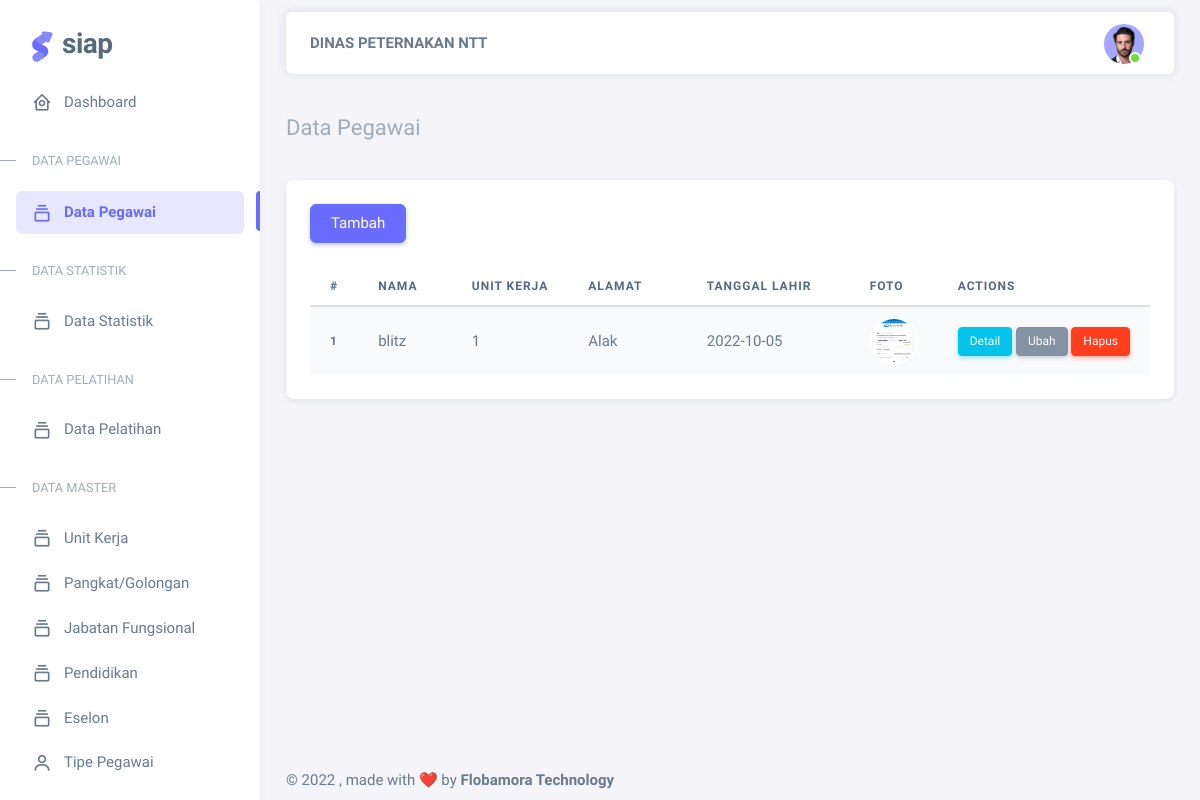
/data-pegawai, run on the app's committed database.
### tables this page shows
CREATE TABLE `tbl_pegawai` (
  `id_pegawai` int(11) NOT NULL,
  `nama_pegawai` varchar(50) NOT NULL,
  `nip` varchar(20) NOT NULL,
  `pangkat` varchar(5) NOT NULL,
  `tmt` date NOT NULL,
  `gaji_pokok` varchar(15) NOT NULL,
  `pejabat` varchar(50) NOT NULL,
  `nomor_sk` varchar(25) NOT NULL,
  `tanggal_sk` date NOT NULL,
  `tipe_pegawai` varchar(5) NOT NULL,
  `nomor_kartu` int(11) NOT NULL,
  `tempat_lahir` varchar(50) NOT NULL,
  `tanggal_lahir` date NOT NULL,
  `jk` char(1) NOT NULL,
  `agama` char(1) NOT NULL,
  `status_nikah` char(1) NOT NULL,
  `alamat` varchar(50) NOT NULL,
  `no_hp` varchar(15) NOT NULL,
  `email` varchar(50) NOT NULL,
  `password` varchar(25) NOT NULL,
  `eselon` varchar(10) NOT NULL,
  `jabatan` varchar(20) NOT NULL,
  `pendidikan` varchar(25) NOT NULL,
  `unit_kerja` varchar(25) NOT NULL,
  `foto` varchar(250) NOT NULL
);

### application/controllers/DataPegawaiController.php (called while the page is built, shortened)
<?php
class DataPegawaiController extends CI_Controller {
	public function __construct()
	{
		$this->load->model('PegawaiModel');
		$this->load->library('form_validation');
		$this->load->library('session');
	}
	public function dataPegawai()
	{
        $data['pegawai']=$this->PegawaiModel->getAllPegawai()->result_array();
		$this->load->view('data_pegawai/list',$data);
	}
}

### index.php (called while the page is built, shortened)
<?php
require_once BASEPATH.'core/CodeIgniter.php';

### application/models/PegawaiModel.php (called while the page is built, shortened)
<?php
class PegawaiModel extends CI_model
{
    public function getAllPegawai()
    {
        $q = $this->db->query("SELECT * FROM tbl_pegawai ORDER BY nama_pegawai ASC ");
		return $q;
    }
}

### application/views/data_pegawai/list.php (the view, shortened to what this page needs)
<div class="content-wrapper">
    <div class="container-xxl flex-grow-1 container-p-y">
        <h4 class="fw-semibold py-3 mb-4"><span class="text-muted fw-light">Data Pegawai</h4>
        <div class="row g-0">
            <div class="col-12">
                <div class="card p-4">
                    <div class="col-12">
                        <a href="<?= base_url('tambah-pegawai'); ?>" class="btn btn-primary">Tambah</a>
                    </div>
                    <div class="col-12 mt-4">
                        <div class="table-responsive text-nowrap">
                        <table class="table table-striped" id="mytable"">
                            <thead>
                            <tr>
                                <th>#</th>
                                <th>Nama</th>
                                <th>Unit Kerja</th>
                                <th>Alamat</th>
                                <th>Tanggal Lahir</th>
                                <th>Foto</th>
                                <th>Actions</th>
                            </tr>
                            </thead>
                            <tbody class="table-border-bottom-0">
                            <?php
                            $i = 1;
                            foreach ($pegawai as $d) : ?>
                                <tr>
                                    <th scope="row"><?= $i ?></th>
                                    <td width="200"><?= $d['nama_pegawai'] ?></td>
                                    <td width="100"><?= $d['unit_kerja'] ?></td>
                                    <td width="300"><?= $d['alamat'] ?></td>
                                    <td width="300"><?= $d['tanggal_lahir'] ?></td>
                                    <td>
                                    <ul class="list-unstyled users-list m-0 avatar-group d-flex align-items-center">
                                    <li
                                    data-bs-toggle="tooltip"
                                    data-popup="tooltip-custom"
                                    data-bs-placement="top"
                                    class="avatar avatar-md pull-up"
                                    title="<?= $d['nama_pegawai'] ?>"
                                    >
                                    <img src="<?php if (!empty($d['foto'])) {
                                                                echo base_url('assets/img/pegawai/' . $d['foto']);
                                                            } ?>" alt="Avatar" class="rounded-circle" />
                                    </li>
                                    </ul>
                                    </td>
                                    <td>
                                    <a href="" class="btn btn-info btn-sm">Detail</a>
                                    <a href="<?php echo base_url();?>DataPegawaiController/ubahPegawai/<?php echo $d['id_pegawai'];?>" class="btn btn-secondary btn-sm">Ubah</a>
                                    <button class="btn btn-danger btn-sm button-delete"  data-id_pegawai="<?= $d['id_pegawai']; ?>">Hapus</button>
                                    </td>
                                </tr>
                            <?php $i++;
                            endforeach ?>
                            </tbody>
                        </table>
                        </div>
                    </div>
                </div>
            </div>
        </div>
    </div>
</div>

### data on the page
tbl_pegawai: nama_pegawai "blitz", unit_kerja "1", alamat "Alak", tanggal_lahir "2022-10-05", foto (picture)
